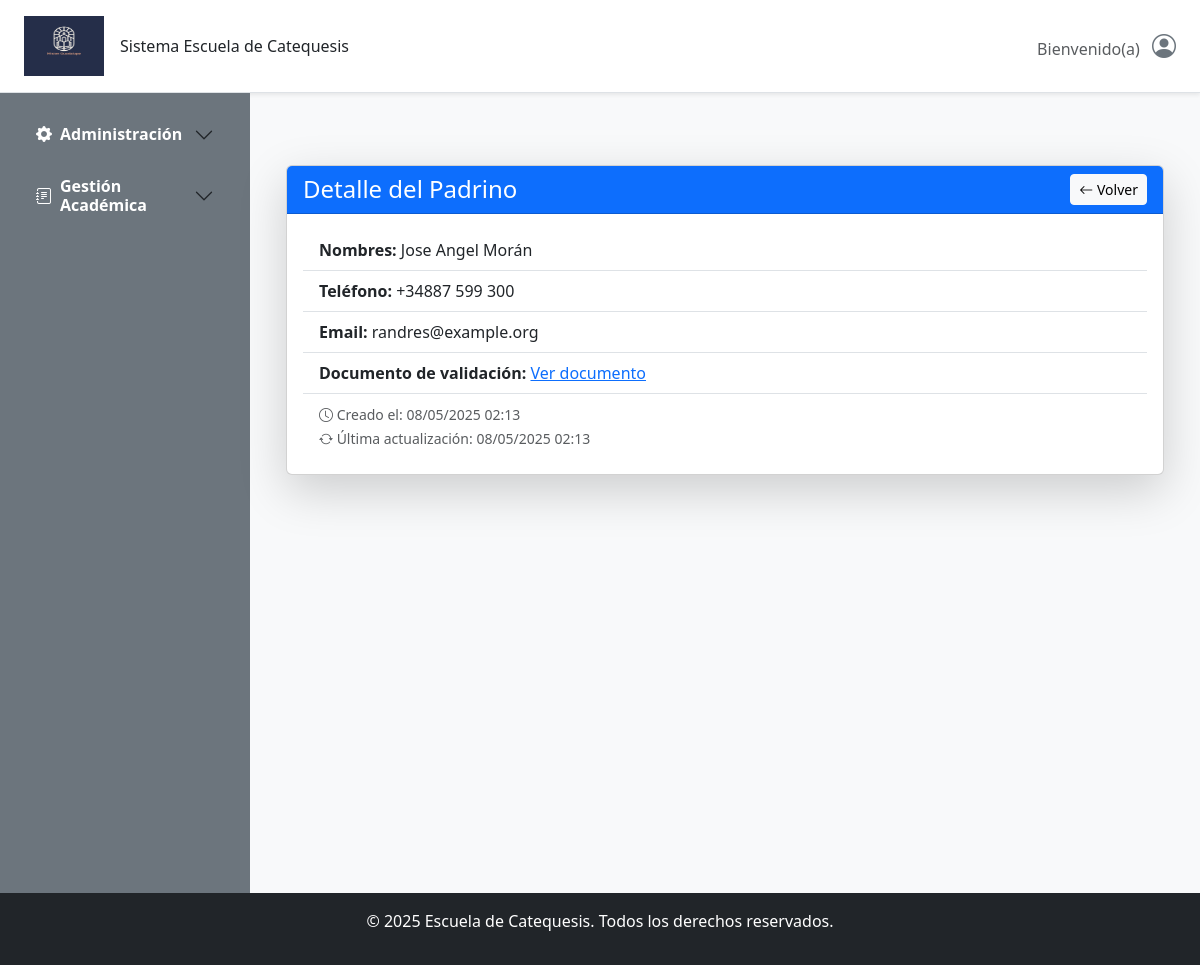
Before: /padrino/padrinos/1/ with the older database file.
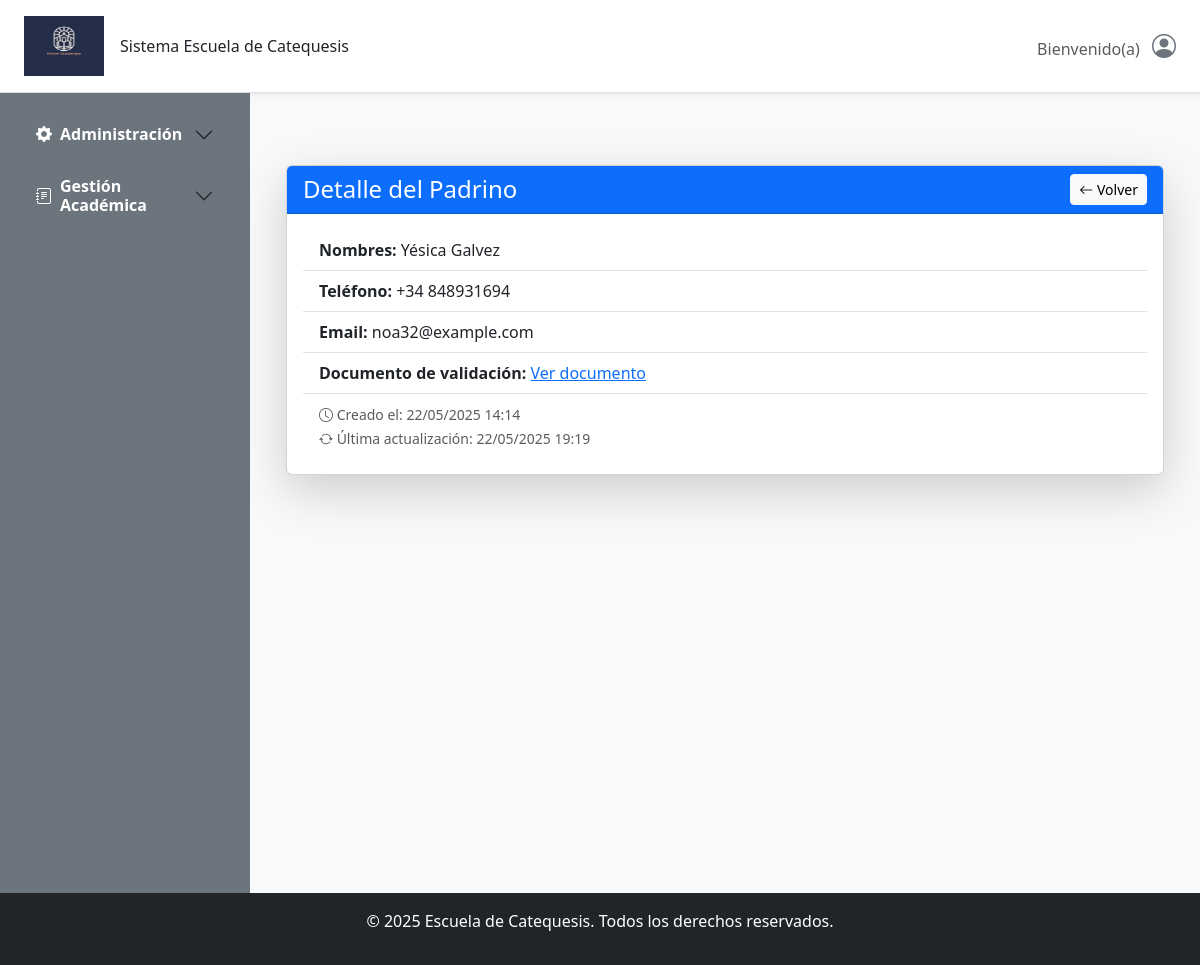
After: the same page with the newer database file.
### gestion/models.py (models this page shows, shortened)
class BaseModel(models.Model):
    nombres = models.CharField(max_length=100, blank=False,null=False)
    apellidos = models.CharField(max_length=100, blank=True,null=False)
    direccion = models.CharField(max_length=250, blank=True)
    codigo_postal = models.CharField(max_length=10, blank=True)
    telefono = models.CharField(max_length=15, blank=True)
    email = models.EmailField(blank=True)
    class Meta:
        abstract = True  # Esto indica que no se creará una tabla para este modelo

class AuditModel(models.Model):
    creado_por = models.CharField(max_length=150, blank=True, null=True, editable=False)
    actualizado_por = models.CharField(max_length=150, blank=True, null=True, editable=False)
    fecha_creacion = models.DateTimeField(auto_now_add=True)
    ultima_actualizacion = models.DateTimeField(auto_now=True)
    class Meta:
        abstract = True

class Padrino(BaseModel, AuditModel):
    documento_validacion = models.FileField(upload_to="documentos/Padrinos/", blank=False)
    class Meta:
        verbose_name = 'Padrino'
        verbose_name_plural = 'Padrinos'

### gestion/views/padrino_views.py (the view)
# urls.py: path('padrinos/<int:pk>/', PadrinoDetailView.as_view(), name='padrino_detail'),
class PadrinoDetailView(DetailView):
    model = Padrino
    template_name = 'Gestion/padrinos/padrino_detail.html'
    context_object_name = 'padrino'

### templates/Gestion/Padrinos/padrino_detail.html
{% extends 'base.html' %}
{% block content %}
<div class="container mt-5">
    <div class="card shadow-lg">
        <div class="card-header bg-primary text-white d-flex justify-content-between align-items-center">
            <h4 class="mb-0">Detalle del Padrino</h4>
            <a href="{% url 'padrino_list' %}" class="btn btn-light btn-sm">
                <i class="bi bi-arrow-left"></i> Volver
            </a>
        </div>
        <div class="card-body">
            <ul class="list-group list-group-flush">
                <li class="list-group-item">
                    <strong>Nombres:</strong> {{ object.nombres }} {{ object.apellidos }}
                </li>
                <li class="list-group-item">
                    <strong>Teléfono:</strong> {{ object.telefono }}
                </li>
                <li class="list-group-item">
                    <strong>Email:</strong> {{ object.email }}
                </li>
                <li class="list-group-item">
                    <strong>Documento de validación:</strong>
                    <a href="{{ object.documento_validacion.url }}" target="_blank">Ver documento</a>
                </li>
                <li class="list-group-item text-muted">
                    <small><i class="bi bi-clock"></i> Creado el: {{ object.fecha_creacion|date:"d/m/Y H:i" }}</small><br>
                    <small><i class="bi bi-arrow-repeat"></i> Última actualización: {{ object.ultima_actualizacion|date:"d/m/Y H:i" }}</small>
                </li>
            </ul>
        </div>
    </div>
</div>
{% endblock %}

Changed rows visible on the page:
changed Padrino: nombres "Jose Angel" → "Yésica"; apellidos "Morán" → "Galvez"; telefono "+34887 599 300" → "+34 848931694"; email "randres@example.org" → "noa32@example.com"; fecha_creacion "08/05/2025 02:13" → "22/05/2025 14:14"; ultima_actualizacion "08/05/2025 02:13" → "22/05/2025 19:19"
